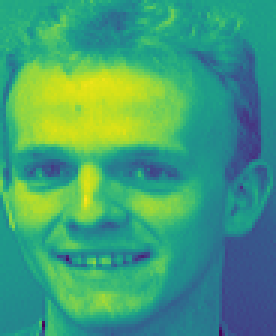
#> input picture 第四次实验/dataset/orl-faces/s05/01.png, 92 x 112 px (shown 3 times larger); its folder holds 4 pictures in this run
$ jupyter execute --allow-errors 'Exp04 - eigen-faces.ipynb'
#> lines starting #> are read from the running program, lines starting #| are printed output that depends on the picture
#> further down, fData is the input picture: shape (112, 92, 4) float32; mean R, G, B, A 0.257, 0.624, 0.465, 1
#> `fData = fData[:, :, 1]`:
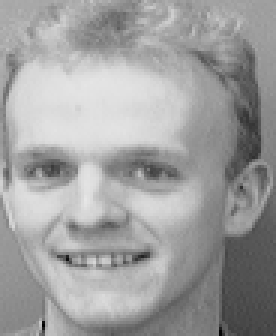
#> fData: shape (112, 92) float32 (shown 3 times larger); min 0.00392, max 0.906, mean 0.624
# 实验四、 基于PCA的特征脸 (Eigen Face) 识别

姓名：王智颍

学号：3238507069

班级：3班

日期：2025-12-26

主成分分析 (Principal Component Analysis, PCA)，在图像识别、高维度数据降维处理 以及 图片去噪声等领域中有着很强的应用性。该算法主要通过特征分解，求取较大的特征向量来对原始数据进行线性变换，以此得到数据的低维表示，以及重构原始数据。

最近在机器学习领域的进展已经使得面部识别不再是一个难题。但在之前，研究人员已经进行了各种尝试并开发了各种技能，以使计算机能够识别人脸。其中一个早期尝试并取得适度成功的是特征脸（eigenface），它基于PCA技术。

在此实验中，我们将看到我们如何能够使用一些简单的线性代数技术，比如主成分分析，来构建一个原始的面部识别系统。

完成这个实验后，你将了解：

- 特征脸技术的发展历程
- 如何使用主成分分析从图像数据集中提取特征图像
- 如何将任何图像表示为特征图像的加权和
- 如何通过主成分的权重比较图像的相似性

[cell 1]
# 导入相关库函数
import os
import numpy as np
import matplotlib.pyplot as plt

在1987年，Sirovich和Kirby的一篇论文提出了一个观点，即所有人脸图像可以被视为少数“关键图片”的加权和。Sirovich和Kirby将这些关键图片称为“eigenpictures”，因为它们是人脸图像平均值减去后的协方差矩阵的特征向量。在他们的论文中，确实提供了人脸图像数据集的主成分分析算法，并且加权和中使用的权重确实对应于人脸图像投影到每个eigenpicture上。

1991年，Turk和Pentland的一篇论文创造了“eigenface”这个术语。他们在Sirovich和Kirby的基础上进一步发展，使用权重和eigenpictures作为识别人脸的特征特征。Turk和Pentland的论文提出了一种计算eigenpictures的内存高效方法。它还提出了一个人脸识别系统如何操作的算法，包括如何更新系统以包含新的面孔，以及如何将其与视频捕捉系统结合。同一篇论文还指出，eigenface的概念可以帮助重建部分受阻的图片。

## 1. 读取数据，并绘制照片

[cell 2]
# read in the pictures
facePath = 'dataset/orl-faces/'

facesDict = {name: [] for name in os.listdir(facePath)}
#> (the rest of this cell did not finish here and is left out)

[cell 3]
# draw the pictures

fig, axes = plt.subplots(4, 10, figsize=(10, 5))
for ax, personId in zip(axes.flatten(), sorted(facesDict.keys())):
    ax.imshow(facesDict[personId][0], cmap='gray')
    ax.set(xticks=[], yticks=[])
#> this loop made 1 pass
#> personId on pass 1: 's05'

本测试中，总共有40个测试者，其中每个人有10张照片。上图绘制出了每一个测试者的一张照片；下图绘制其中一个测试者的10张照片。

[cell 4]
fig, axes = plt.subplots(2, 5, figsize=(5, 2))

personId = 's05'

# TODO
## ---------- 请在以下输入代码，输出一个测试者的所有照片 ---------- ##
# 遍历2行5列的子图和该测试者的10张照片
for ax, face in zip(axes.flatten(), facesDict[personId]):
    # 以灰度模式显示单张人脸照片
    ax.imshow(face, cmap='gray')
    # 隐藏坐标轴刻度，让图片展示更整洁
    ax.set(xticks=[], yticks=[])
# 自动调整子图间距，避免图片重叠
plt.tight_layout()
# 显示绘制好的图片
plt.show()
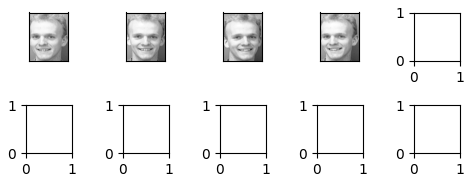
#> figure drawn by matplotlib, 4 panels
